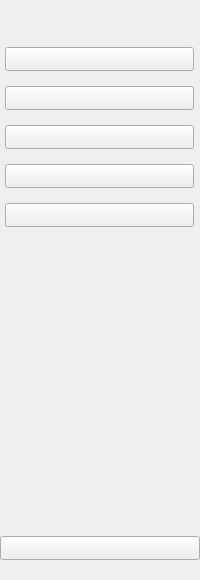
        <widget class="QWidget" name="icon_only_widget_2" native="true">
         <property name="font">
          <font>
           <family>Calibri</family>
           <bold>true</bold>
          </font>
         </property>
         <property name="styleSheet">
          <string notr="true"/>
         </property>
         <layout class="QVBoxLayout" name="verticalLayout_7">
          <property name="spacing">
           <number>0</number>
          </property>
          <property name="leftMargin">
           <number>0</number>
          </property>
          <property name="topMargin">
           <number>40</number>
          </property>
          <property name="rightMargin">
           <number>0</number>
          </property>
          <property name="bottomMargin">
           <number>0</number>
          </property>
          <item>
           <layout class="QHBoxLayout" name="horizontalLayout_7"/>
          </item>
          <item>
           <layout class="QVBoxLayout" name="verticalLayout_8">
            <property name="spacing">
             <number>5</number>
            </property>
            <property name="leftMargin">
             <number>5</number>
            </property>
            <property name="topMargin">
             <number>7</number>
            </property>
            <property name="rightMargin">
             <number>6</number>
            </property>
            <property name="bottomMargin">
             <number>5</number>
            </property>
            <item>
             <widget class="QPushButton" name="users_btn_2">
              <property name="text">
               <string/>
              </property>
              <property name="icon">
               <iconset resource="img.qrc">
                <normaloff>:/img/group.png</normaloff>:/img/group.png</iconset>
              </property>
              <property name="iconSize">
               <size>
                <width>25</width>
                <height>25</height>
               </size>
              </property>
              <property name="checkable">
               <bool>true</bool>
              </property>
              <property name="autoExclusive">
               <bool>true</bool>
              </property>
             </widget>
            </item>
            <item>
             <spacer name="verticalSpacer_39">
              <property name="orientation">
               <enum>Qt::Vertical</enum>
              </property>
              <property name="sizeType">
               <enum>QSizePolicy::Fixed</enum>
              </property>
              <property name="sizeHint" stdset="0">
               <size>
                <width>20</width>
                <height>10</height>
               </size>
              </property>
             </spacer>
            </item>
            <item>
             <widget class="QPushButton" name="addUsers_btn_2">
              <property name="minimumSize">
               <size>
                <width>40</width>
                <height>0</height>
               </size>
              </property>
              <property name="text">
               <string/>
              </property>
              <property name="icon">
               <iconset resource="img.qrc">
                <normaloff>:/img/user5.png</normaloff>:/img/user5.png</iconset>
              </property>
              <property name="iconSize">
               <size>
                <width>25</width>
                <height>25</height>
               </size>
              </property>
              <property name="checkable">
               <bool>true</bool>
              </property>
              <property name="autoExclusive">
               <bool>true</bool>
              </property>
             </widget>
            </item>
            <item>
             <spacer name="verticalSpacer_40">
              <property name="orientation">
               <enum>Qt::Vertical</enum>
              </property>
              <property name="sizeType">
               <enum>QSizePolicy::Fixed</enum>
              </property>
              <property name="sizeHint" stdset="0">
               <size>
                <width>20</width>
                <height>10</height>
               </size>
              </property>
             </spacer>
            </item>
            <item>
             <widget class="QPushButton" name="updateUsers_btn_2">
              <property name="text">
               <string/>
              </property>
              <property name="icon">
               <iconset resource="img.qrc">
                <normaloff>:/img/update.png</normaloff>:/img/update.png</iconset>
              </property>
              <property name="iconSize">
               <size>
                <width>25</width>
                <height>25</height>
               </size>
              </property>
              <property name="checkable">
               <bool>true</bool>
              </property>
              <property name="autoExclusive">
               <bool>true</bool>
              </property>
             </widget>
            </item>
            <item>
             <spacer name="verticalSpacer_42">
              <property name="orientation">
               <enum>Qt::Vertical</enum>
              </property>
              <property name="sizeType">
               <enum>QSizePolicy::Fixed</enum>
              </property>
              <property name="sizeHint" stdset="0">
               <size>
                <width>20</width>
                <height>10</height>
               </size>
              </property>
             </spacer>
            </item>
            <item>
             <widget class="QPushButton" name="deleteUsers_btn_2">
              <property name="text">
               <string/>
              </property>
              <property name="icon">
               <iconset resource="img.qrc">
                <normaloff>:/img/delete.png</normaloff>:/img/delete.png</iconset>
              </property>
              <property name="iconSize">
               <size>
                <width>25</width>
                <height>25</height>
               </size>
              </property>
              <property name="checkable">
               <bool>true</bool>
              </property>
              <property name="autoExclusive">
               <bool>true</bool>
              </property>
             </widget>
            </item>
            <item>
             <spacer name="verticalSpacer_41">
              <property name="orientation">
               <enum>Qt::Vertical</enum>
              </property>
              <property name="sizeType">
               <enum>QSizePolicy::Fixed</enum>
              </property>
              <property name="sizeHint" stdset="0">
               <size>
                <width>20</width>
                <height>10</height>
               </size>
              </property>
             </spacer>
            </item>
            <item>
             <widget class="QPushButton" name="transaction_btn_2">
              <property name="text">
               <string/>
              </property>
              <property name="icon">
               <iconset resource="img.qrc">
                <normaloff>:/img/transfer.png</normaloff>:/img/transfer.png</iconset>
              </property>
              <property name="iconSize">
               <size>
                <width>25</width>
                <height>25</height>
               </size>
              </property>
              <property name="checkable">
               <bool>true</bool>
              </property>
              <property name="autoExclusive">
               <bool>true</bool>
              </property>
             </widget>
            </item>
           </layout>
          </item>
          <item>
           <spacer name="verticalSpacer_13">
            <property name="orientation">
             <enum>Qt::Vertical</enum>
            </property>
            <property name="sizeHint" stdset="0">
             <size>
              <width>20</width>
              <height>304</height>
             </size>
            </property>
           </spacer>
          </item>
          <item>
           <widget class="QPushButton" name="logout_3">
            <property name="styleSheet">
             <string notr="true">width:20px;</string>
            </property>
            <property name="text">
             <string/>
            </property>
            <property name="icon">
             <iconset resource="img.qrc">
              <normaloff>:/img/logout.png</normaloff>:/img/logout.png</iconset>
            </property>
            <property name="iconSize">
             <size>
              <width>20</width>
              <height>20</height>
             </size>
            </property>
           </widget>
          </item>
          <item>
           <spacer name="verticalSpacer_37">
            <property name="orientation">
             <enum>Qt::Vertical</enum>
            </property>
            <property name="sizeType">
             <enum>QSizePolicy::Fixed</enum>
            </property>
            <property name="sizeHint" stdset="0">
             <size>
              <width>20</width>
              <height>10</height>
             </size>
            </property>
           </spacer>
          </item>
          <item>
           <spacer name="verticalSpacer_14">
            <property name="orientation">
             <enum>Qt::Vertical</enum>
            </property>
            <property name="sizeType">
             <enum>QSizePolicy::Fixed</enum>
            </property>
            <property name="sizeHint" stdset="0">
             <size>
              <width>20</width>
              <height>10</height>
             </size>
            </property>
           </spacer>
          </item>
         </layout>
        </widget>
